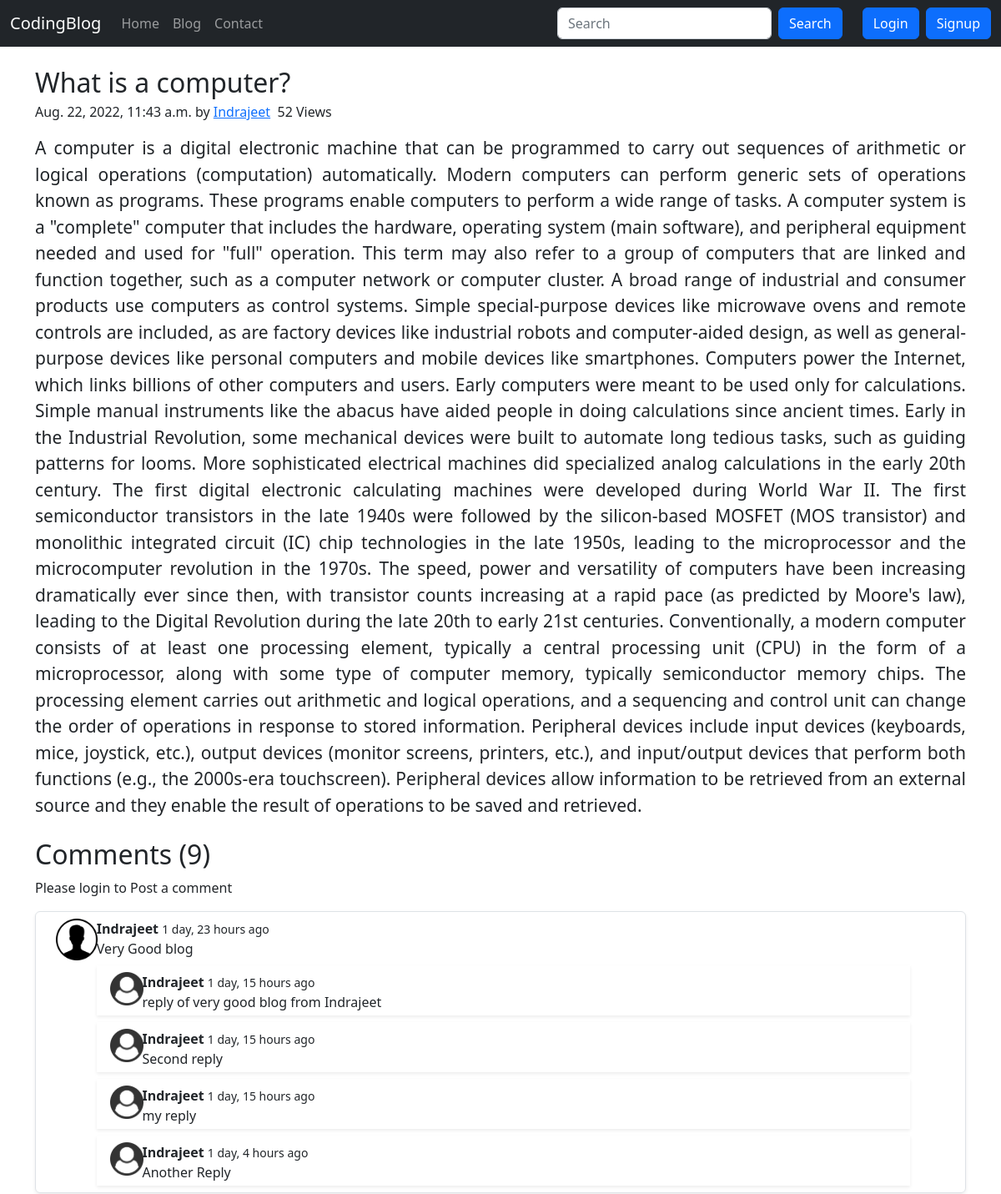
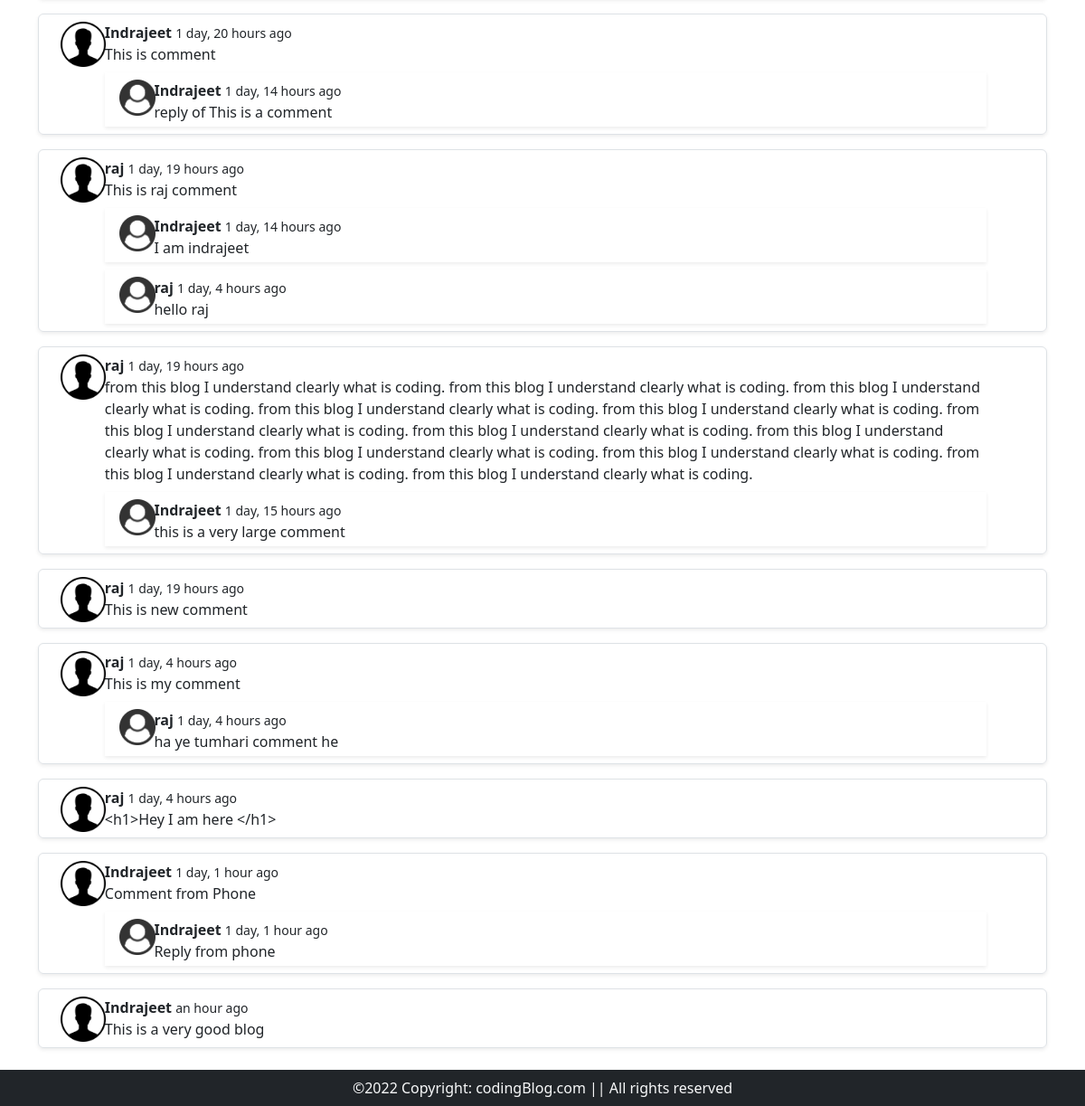
Screenshot of /blog/What-is-a-computer with the database file from the repository (2 pictures, top to bottom).
### blog/models.py (models this page shows, shortened)
class Post(models.Model):
    sno=models.AutoField(primary_key=True)
    title=models.CharField(max_length=255)
    author=models.CharField(max_length=14)
    slug=models.CharField(max_length=130)
    views = models.IntegerField(default=0)
    timeStamp=models.DateTimeField(blank=True)
    content=models.TextField()

class BlogComment(models.Model):
    sno = models.AutoField(primary_key=True)
    comment = models.TextField()
    user = models.ForeignKey(User, on_delete=models.CASCADE)
    post = models.ForeignKey(Post, on_delete=models.CASCADE)
    parent = models.ForeignKey('self', on_delete=models.CASCADE, null=True)
    timestamp = models.DateTimeField(default=now)

### blog/views.py (the view)
# urls.py: path('<str:slug>', views.blogPost, name="blogPost"),
def blogPost(request, slug):
    post = Post.objects.filter(slug=slug).first()
    post.views = post.views + 1
    post.save()
    print(type(post))
    comments = BlogComment.objects.filter(post=post, parent=None)
    reqlies = BlogComment.objects.filter(post=post).exclude(parent=None)
    params = {'post': post, 'comments':comments, 'replies':reqlies}
    return render(request, 'blog/blogPost.html', params)

### templates/blog/blogPost.html (shortened to what this page needs)
{% extends 'base.html' %}
{% block body %}
{% load humanize %}
<div class="container">
    <div class="blog-post my-4">
        <h2 class="blog-post-title mb-1">{{ post.title }}</h2>
        <p class="blog-post-meta">{{ post.timeStamp}} by <a href="#">{{ post.author }}</a> &nbsp;<span>{{post.views}} Views</span></p>
        <div class="postContent">{{ post.content|safe }}</div>
    </div>
</div>
<div class="container">
    <h2>Comments ({{comments|length}})</h2>
    <div class="my-2">
        {% if user.is_authenticated %}
        <form class="d-flex" action="/blog/postcomment" method="post"> {% csrf_token %}
            <input type="hidden" name="postSno" value="{{ post.sno }}" id="postSno">
            <input type="hidden" name="parentSno" value="">
            <input class="form-control me-2 border border-primary" type="text" name="comment" id="comment"
                placeholder="Enter a Comment here">
            <button class="btn btn-primary" type="submit">Comment</button>
        </form>
        {% else %}
        <p>Please login to Post a comment</p>
        {% endif %}
    </div>
    {% for comment in comments %}
    <div class="row g-0 border rounded overflow-hidden flex-md-row my-3 pt-2 shadow-sm h-md-250 position-relative">
        <div class="row">
            <div class="col-md-1">
                <img src="/static/img/user.jpg" width="50px" alt="">
            </div>
            <div class="col-md-11">
                <strong>{{comment.user.username}}</strong> <small>{{comment.timestamp|naturaltime}}</small>
                <div>{{comment.comment}}</div>
                <div class="reply mx-0">
                    <div class="replies my-2">
                        {% for reply in replies %}
                        {% if reply.parent == comment %}
                        <div class="row g-0 overflow-hidden flex-md-row p-1 mt-2 pt-2 shadow-sm h-md-250 position-relative">
                                <div class="col-md-1 mb-2">
                                    <img src="/static/img/reply.png" width="40px" alt="">
                                </div>
                                <div class="col-md-11">
                                    <strong>{{reply.user.username}}</strong>
                                    <small>{{reply.timestamp|naturaltime}}</small>
                                    <div>{{reply.comment}}</div>
                                </div>
                        </div>
                        {% endif %}
                        {% endfor %}
                    </div>
                </div>
            </div>
        </div>
    </div>
    {% endfor %}
</div>
{% endblock body %}

### templates/blog/blogPost.html (style rules this page uses)
.row img { position: relative; left: 42px; }
.col-md-1 { margin-left: -30px; }
.postContent { text-align: justify; font-size: 21px; }

### rows the page displays
Post: title "What is a computer?", timeStamp "Aug. 22, 2022, 11:43 a.m.", author "Indrajeet", views "52", content "A computer is a digital electronic machine that can be programmed to carry out sequences of arithmetic or logical operations (computation) automatically. Modern computers can perform generic sets of operations known as programs. These programs enable computers to perform a wide range of tasks. A computer system is a \"complete\" computer that includes the hardware, operating system (main software), and peripheral equipment needed and used for \"full\" operation. This term may also refer to a group of computers that are linked and function together, such as a computer network or computer cluster. A broad range of industrial and consumer products use computers as control systems. Simple…"
BlogComment: user.username "Indrajeet", timestamp "1 day, 23 hours ago", comment "Very Good blog"
BlogComment: user.username "Indrajeet", timestamp "1 day, 15 hours ago", comment "reply of very good blog from Indrajeet"
BlogComment: user.username "Indrajeet", timestamp "1 day, 15 hours ago", comment "Second reply"
BlogComment: user.username "Indrajeet", timestamp "1 day, 15 hours ago", comment "my reply"
BlogComment: user.username "Indrajeet", timestamp "1 day, 4 hours ago", comment "Another Reply"
BlogComment: user.username "Indrajeet", timestamp "1 day, 20 hours ago", comment "This is comment"
BlogComment: user.username "Indrajeet", timestamp "1 day, 14 hours ago", comment "reply of This is a comment"
BlogComment: user.username "raj", timestamp "1 day, 19 hours ago", comment "This is raj comment"
BlogComment: user.username "Indrajeet", timestamp "1 day, 14 hours ago", comment "I am indrajeet"
BlogComment: user.username "raj", timestamp "1 day, 4 hours ago", comment "hello raj"
BlogComment: user.username "raj", timestamp "1 day, 19 hours ago", comment "from this blog I understand clearly what is coding. from this blog I understand clearly what is coding. from this blog I understand clearly what is coding. from this blog I understand clearly what is coding. from this blog I understand clearly what is coding. from this blog I understand clearly what is coding. from this blog I understand clearly what is coding. from this blog I understand clearly what is coding. from this blog I understand clearly what is coding. from this blog I understand clearly what is coding. from this blog I understand clearly what is coding. from this blog I understand clearly what is coding."
BlogComment: user.username "Indrajeet", timestamp "1 day, 15 hours ago", comment "this is a very large comment"
BlogComment: user.username "raj", timestamp "1 day, 19 hours ago", comment "This is new comment"
BlogComment: user.username "raj", timestamp "1 day, 4 hours ago", comment "This is my comment"
BlogComment: user.username "raj", timestamp "1 day, 4 hours ago", comment "ha ye tumhari comment he"
BlogComment: user.username "raj", timestamp "1 day, 4 hours ago", comment "<h1>Hey I am here </h1>"
BlogComment: user.username "Indrajeet", timestamp "1 day, 1 hour ago", comment "Comment from Phone"
BlogComment: user.username "Indrajeet", timestamp "1 day, 1 hour ago", comment "Reply from phone"
BlogComment: user.username "Indrajeet", timestamp "an hour ago", comment "This is a very good blog"

### other values shown
{{ comments|length }} "9"
